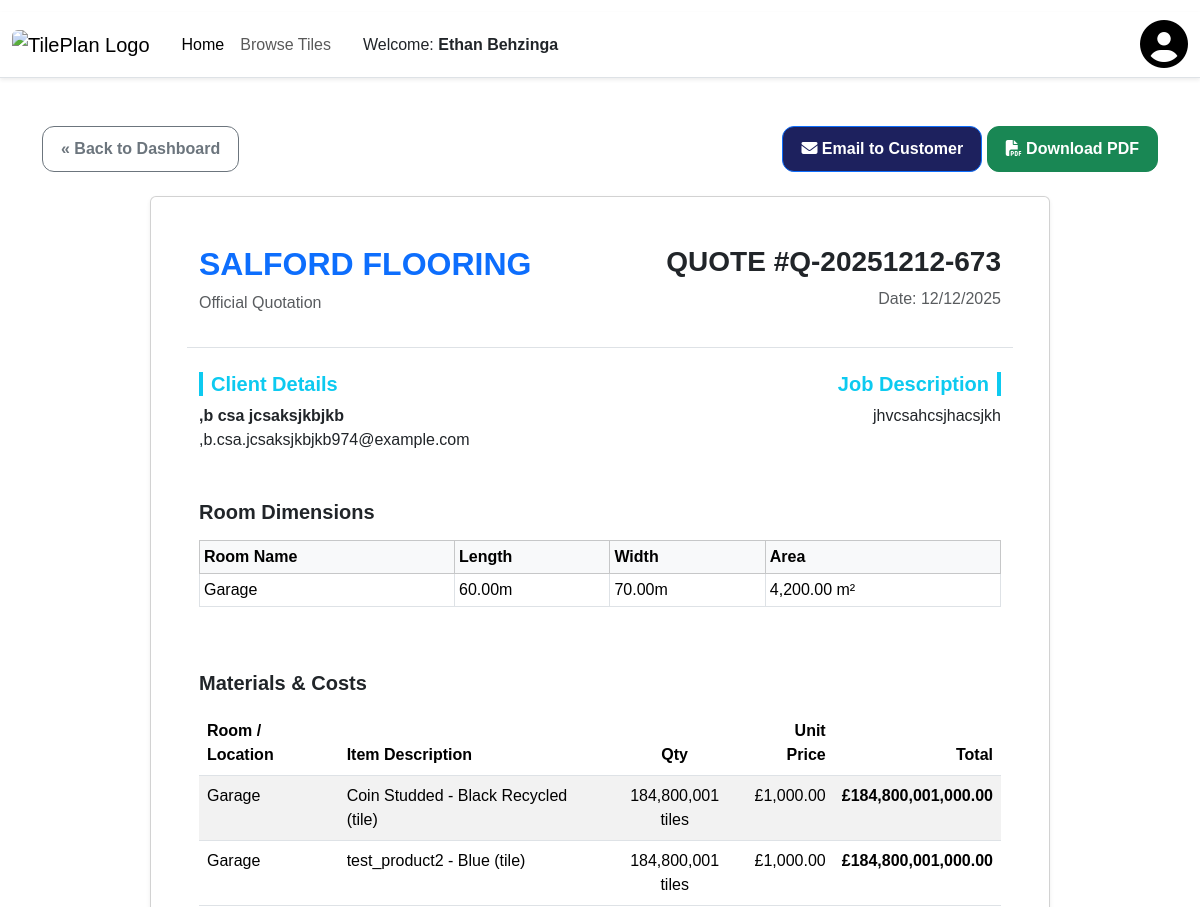
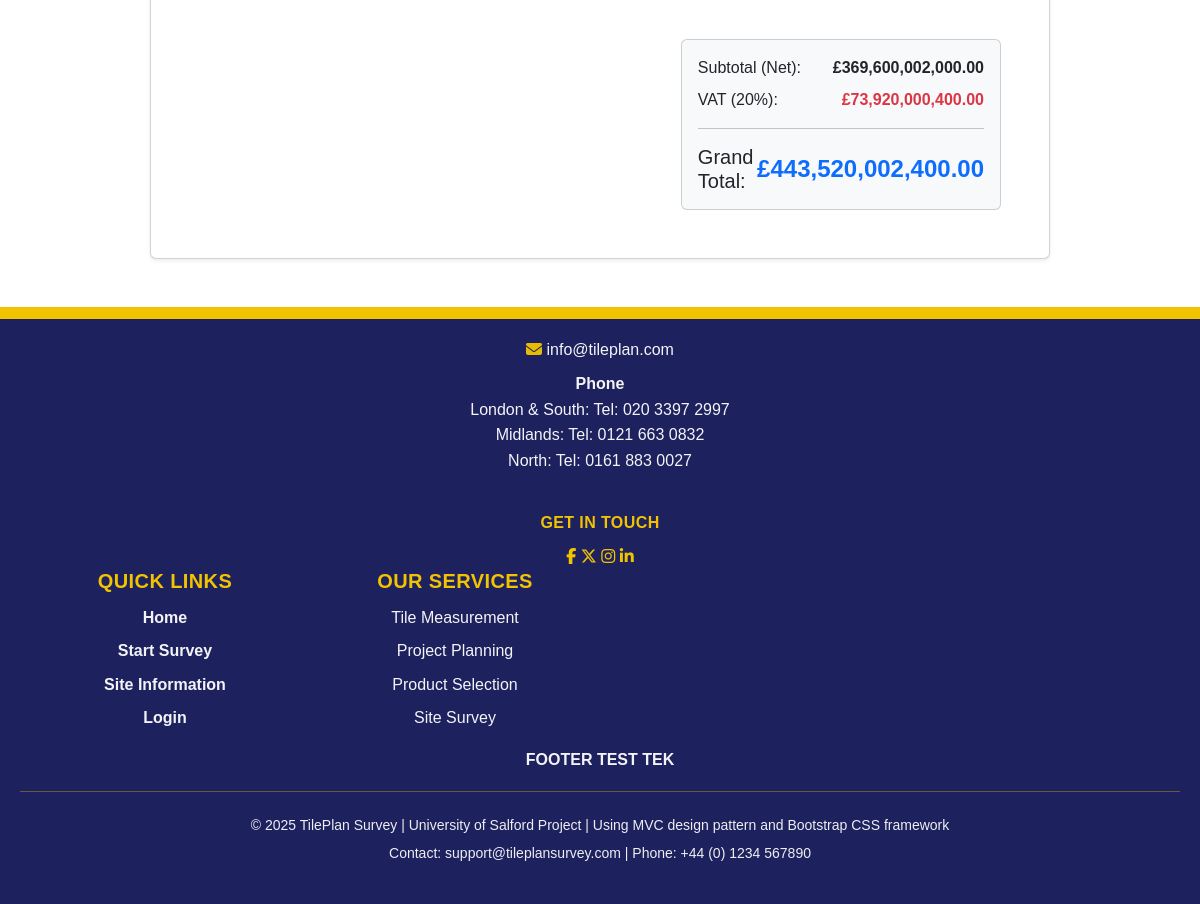
Screenshot of /quoteDetails.php?id=2 (signed in) with the database file from the repository (2 pictures, top to bottom).
### tables this page shows
CREATE TABLE quotes (
                        id                     INTEGER PRIMARY KEY AUTOINCREMENT,
                        customer_id            INTEGER NOT NULL,
                        site_address_id        INTEGER,
                        created_by_user_id     INTEGER NOT NULL,
                        enquiry_id             INTEGER,
                        reference_code         TEXT,
                        status                 TEXT NOT NULL DEFAULT 'draft'
                            CHECK (status IN ('draft', 'sent', 'accepted', 'rejected', 'expired')),
                        valid_until            TEXT,          -- DATE as TEXT in SQLite
                        currency_code          TEXT NOT NULL DEFAULT 'GBP',  -- CHAR(3)
                        total_materials_cost   NUMERIC NOT NULL DEFAULT 0.00,
                        total_labour_cost      NUMERIC NOT NULL DEFAULT 0.00,
                        total_delivery_cost    NUMERIC NOT NULL DEFAULT 0.00,
                        total_consumables_cost NUMERIC NOT NULL DEFAULT 0.00,
                        total_tax              NUMERIC NOT NULL DEFAULT 0.00,
                        grand_total            NUMERIC NOT NULL DEFAULT 0.00,
                        notes_internal         TEXT,
                        notes_customer         TEXT,
                        created_at             TEXT NOT NULL DEFAULT (CURRENT_TIMESTAMP),
                        updated_at             TEXT NOT NULL DEFAULT (CURRENT_TIMESTAMP),

                        FOREIGN KEY (customer_id)        REFERENCES customers(id),
                        FOREIGN KEY (site_address_id)    REFERENCES addresses(id),
                        FOREIGN KEY (created_by_user_id) REFERENCES users(id),
                        FOREIGN KEY (enquiry_id)         REFERENCES enquiries(id)
);

CREATE TABLE users (
                       id              INTEGER PRIMARY KEY AUTOINCREMENT,
                       account_email   TEXT NOT NULL UNIQUE,
                       password_hashed TEXT NOT NULL,
                       full_name       TEXT NOT NULL,
                       account_phone   TEXT,
                       role            TEXT NOT NULL DEFAULT 'customer'
                           CHECK (role IN ('admin', 'operator', 'staff', 'customer')),
                       is_active       INTEGER NOT NULL DEFAULT 1
                           CHECK (is_active IN (0, 1))
);

CREATE TABLE quote_rooms (
                             id          INTEGER PRIMARY KEY AUTOINCREMENT,
                             quote_id    INTEGER NOT NULL,
                             name        TEXT NOT NULL,
                             length      NUMERIC NOT NULL,   -- DECIMAL(10,2)
                             width       NUMERIC NOT NULL,   -- DECIMAL(10,2)
                             unit        TEXT NOT NULL
                                 CHECK (unit IN ('m', 'ft')),
                             area_sqm    NUMERIC NOT NULL,   -- DECIMAL(10,2)
                             area_sqft   NUMERIC NOT NULL,   -- DECIMAL(10,2)
                             created_at  TEXT NOT NULL DEFAULT (CURRENT_TIMESTAMP),

                             FOREIGN KEY (quote_id) REFERENCES quotes(id)
);

CREATE TABLE "quote_items"
(
    id                 INTEGER
        primary key autoincrement,
    quote_id           INTEGER                           not null
        references quotes,
    product_id         INTEGER
        references products,
    room_id            INTEGER
        references quote_rooms,
    item_type          TEXT                              not null,
    description        TEXT                              not null,
    quantity           NUMERIC default 1.00              not null,
    unit_price         NUMERIC default 0.00              not null,
    line_total         NUMERIC default 0.00              not null,
    is_optional        INTEGER default 0                 not null,
    sort_order         INTEGER default 0                 not null,
    created_at         TEXT    default CURRENT_TIMESTAMP not null,
    product_variant_id INTEGER
        constraint quote_items_product_variants_id_fk
            references product_variants,
    check (is_optional IN (0, 1)),
    check (item_type IN ('tile', 'trim', 'consumable', 'delivery', 'labour', 'other'))
);

### quoteDetails.php (called while the page is built, shortened)
<?php
require_once 'Model/QuoteDataSet.php';
$view = new StdClass();
$view->title = "Quote Details";
$quoteId = isset($_GET['id']) ? (int)$_GET['id'] : 0;
$quoteDataSet = new QuoteDataSet();
$quote = $quoteDataSet->getQuoteById($quoteId);
$rooms = $quoteDataSet->getQuoteRooms($quoteId);
$items = $quoteDataSet->getQuoteItems($quoteId);
$totalMaterials = 0;
foreach ($items as $item) {
    $totalMaterials += $item['line_total'];
}
$vat = $totalMaterials * 0.20;
$grandTotal = $totalMaterials + $vat;
$view->quote = $quote;
$view->rooms = $rooms;
$view->items = $items;
$view->totalMaterials = $totalMaterials;
$view->vat = $vat;
$view->grandTotal = $grandTotal;
require_once("Views/quoteDetails.phtml");

### Model/database.php (called while the page is built, shortened)
<?php
class Database{
    private static $instance=null;
    private $conn;
    private function __construct(){
        $dbPath = realpath(__DIR__.'/../database.sqlite');
        $this->conn = new PDO("sqlite:" . $dbPath);
        $this->conn->setAttribute(PDO::ATTR_ERRMODE, PDO::ERRMODE_EXCEPTION);
    }
    public static function getInstance(){
        if (self::$instance === null){
            self::$instance = new Database();
        }
        return self::$instance;
    }
    public function getConnection():PDO {
        return $this->conn;
    }
}

### Model/QuoteDataSet.php (called while the page is built, shortened)
<?php
require_once("database.php");
class QuoteDataSet
{
    protected $_dbHandle, $_dbInstance;
    public function __construct()
    {
        $this->_dbInstance = Database::getInstance();
        $this->_dbHandle = $this->_dbInstance->getConnection();
    }
    public function getQuoteById(int $id)
    {
        $sql = "SELECT q.*, u.full_name as customer_name, u.account_email,
                       a.line1, a.postcode, a.city
                FROM quotes q
                JOIN customers c ON q.customer_id = c.id
                JOIN users u ON c.user_id = u.id
                LEFT JOIN addresses a ON q.site_address_id = a.id
                WHERE q.id = ?";
        $stmt = $this->_dbHandle->prepare($sql);
        $stmt->execute([$id]);
        return $stmt->fetch(PDO::FETCH_ASSOC);
    }
    public function getQuoteRooms(int $quoteId): array
    {
        $sql = "SELECT * FROM quote_rooms WHERE quote_id = ?";
        $stmt = $this->_dbHandle->prepare($sql);
        $stmt->execute([$quoteId]);
        return $stmt->fetchAll(PDO::FETCH_ASSOC);
    }
    public function getQuoteItems(int $quoteId): array
    {
        $sql = "SELECT qi.*, r.name as room_name
                FROM quote_items qi
                LEFT JOIN quote_rooms r ON qi.room_id = r.id
                WHERE qi.quote_id = ?";
        $stmt = $this->_dbHandle->prepare($sql);
        $stmt->execute([$quoteId]);
        return $stmt->fetchAll(PDO::FETCH_ASSOC);
    }
}

### Views/quoteDetails.phtml (the view)
<?php require("template/header.phtml"); ?>
    <div class="container my-5">
        <div class="d-flex justify-content-between align-items-center mb-4">
            <a href="quote.php" class="btn btn-outline-secondary">&laquo; Back to Dashboard</a>
            <div>
                <button class="btn btn-primary"><i class="fas fa-envelope"></i> Email to Customer</button>
                <button class="btn btn-success"><i class="fas fa-file-pdf"></i> Download PDF</button>
            </div>
        </div>
        <div class="card shadow-sm p-5" style="max-width: 900px; margin: 0 auto;">
            <div class="row mb-4 border-bottom pb-3">
                <div class="col-6">
                    <h2 class="text-primary fw-bold">SALFORD FLOORING</h2>
                    <p class="text-muted">Official Quotation</p>
                </div>
                <div class="col-6 text-end">
                    <h3 class="fw-bold">QUOTE #<?php echo htmlspecialchars($view->quote['reference_code']); ?></h3>
                    <p class="text-muted">Date: <?php echo date('d/m/Y', strtotime($view->quote['created_at'])); ?></p>
                </div>
            </div>
            <div class="row mb-5">
                <div class="col-6">
                    <h5 class="fw-bold text-info border-start border-4 border-info ps-2">Client Details</h5>
                    <p class="mb-0 fw-bold"><?php echo htmlspecialchars($view->quote['customer_name']); ?></p>
                    <p class="mb-0"><?php echo htmlspecialchars($view->quote['account_email']); ?></p>
                </div>
                <div class="col-6 text-end">
                    <h5 class="fw-bold text-info border-end border-4 border-info pe-2">Job Description</h5>
                    <p class="mb-0" style="white-space: pre-line;"><?php echo htmlspecialchars($view->quote['notes_internal']); ?></p>
                </div>
            </div>
            <div class="mb-5">
                <h5 class="fw-bold mb-3">Room Dimensions</h5>
                <table class="table table-bordered table-sm">
                    <thead class="table-light">
                    <tr>
                        <th>Room Name</th>
                        <th>Length</th>
                        <th>Width</th>
                        <th>Area</th>
                    </tr>
                    </thead>
                    <tbody>
                    <?php foreach ($view->rooms as $room): ?>
                        <tr>
                            <td><?php echo htmlspecialchars($room['name']); ?></td>
                            <td><?php echo number_format($room['length'], 2); ?>m</td>
                            <td><?php echo number_format($room['width'], 2); ?>m</td>
                            <td><?php echo number_format($room['area_sqm'], 2); ?> m²</td>
                        </tr>
                    <?php endforeach; ?>
                    </tbody>
                </table>
            </div>
            <div class="mb-4">
                <h5 class="fw-bold mb-3">Materials & Costs</h5>
                <table class="table table-striped">
                    <thead class="bg-info text-white">
                    <tr>
                        <th>Room / Location</th>
                        <th>Item Description</th>
                        <th class="text-center">Qty</th>
                        <th class="text-end">Unit Price</th>
                        <th class="text-end">Total</th>
                    </tr>
                    </thead>
                    <tbody>
                    <?php foreach ($view->items as $item): ?>
                        <tr>
                            <td><?php echo htmlspecialchars($item['room_name']); ?></td>
                            <td><?php echo htmlspecialchars($item['description']); ?></td>
                            <td class="text-center">
                                <?php echo number_format($item['quantity'], 0); ?>
                                <?php
                                echo strpos($item['description'], 'tile') !== false ? ' tiles' : ' units';
                                ?>
                            </td>
                            <td class="text-end">£<?php echo number_format($item['unit_price'], 2); ?></td>
                            <td class="text-end fw-bold">£<?php echo number_format($item['line_total'], 2); ?></td>
                        </tr>
                    <?php endforeach; ?>
                    </tbody>
                </table>
            </div>
            <div class="row justify-content-end">
                <div class="col-md-5">
                    <div class="card bg-light">
                        <div class="card-body">
                            <div class="d-flex justify-content-between mb-2">
                                <span>Subtotal (Net):</span>
                                <span class="fw-bold">£<?php echo number_format($view->totalMaterials, 2); ?></span>
                            </div>
                            <div class="d-flex justify-content-between mb-2">
                                <span>VAT (20%):</span>
                                <span class="text-danger fw-bold">£<?php echo number_format($view->vat, 2); ?></span>
                            </div>
                            <hr>
                            <div class="d-flex justify-content-between align-items-center">
                                <span class="h5 mb-0">Grand Total:</span>
                                <span class="h4 mb-0 text-primary fw-bold">£<?php echo number_format($view->grandTotal, 2); ?></span>
                            </div>
                        </div>
                    </div>
                </div>
            </div>
        </div>
    </div>
<?php require("template/footer.phtml"); ?>

### Views/css/my-style.css (style rules this page uses)
body { margin: 0; font-family: Arial, sans-serif; }
.btn { display: inline-block; padding: 10px 18px; border-radius: 12px; text-decoration: none; font-weight: 700; }
.btn-primary { background: #1D215E; color: #fff; }

### rows the page displays
quotes: reference_code "Q-20251212-673", created_at "12/12/2025", users.full_name ",b csa jcsaksjkbjkb", users.account_email ",b.csa.jcsaksjkbjkb974@example.com", notes_internal "jhvcsahcsjhacsjkh"
quote_rooms: name "Garage", length "60.00", width "70.00", area_sqm "4,200.00"
quote_items: room.name "Garage", description "Coin Studded - Black Recycled (tile)", quantity "184,800,001", shows "tiles", unit_price "1,000.00", line_total "184,800,001,000.00"
quote_items: room.name "Garage", description "test_product2 - Blue (tile)", quantity "184,800,001", shows "tiles", unit_price "1,000.00", line_total "184,800,001,000.00"

### other values shown
Authentication::full_name() "Ethan Behzinga"
$view->totalMaterials "369,600,002,000.00"
$view->vat "73,920,000,400.00"
$view->grandTotal "443,520,002,400.00"
